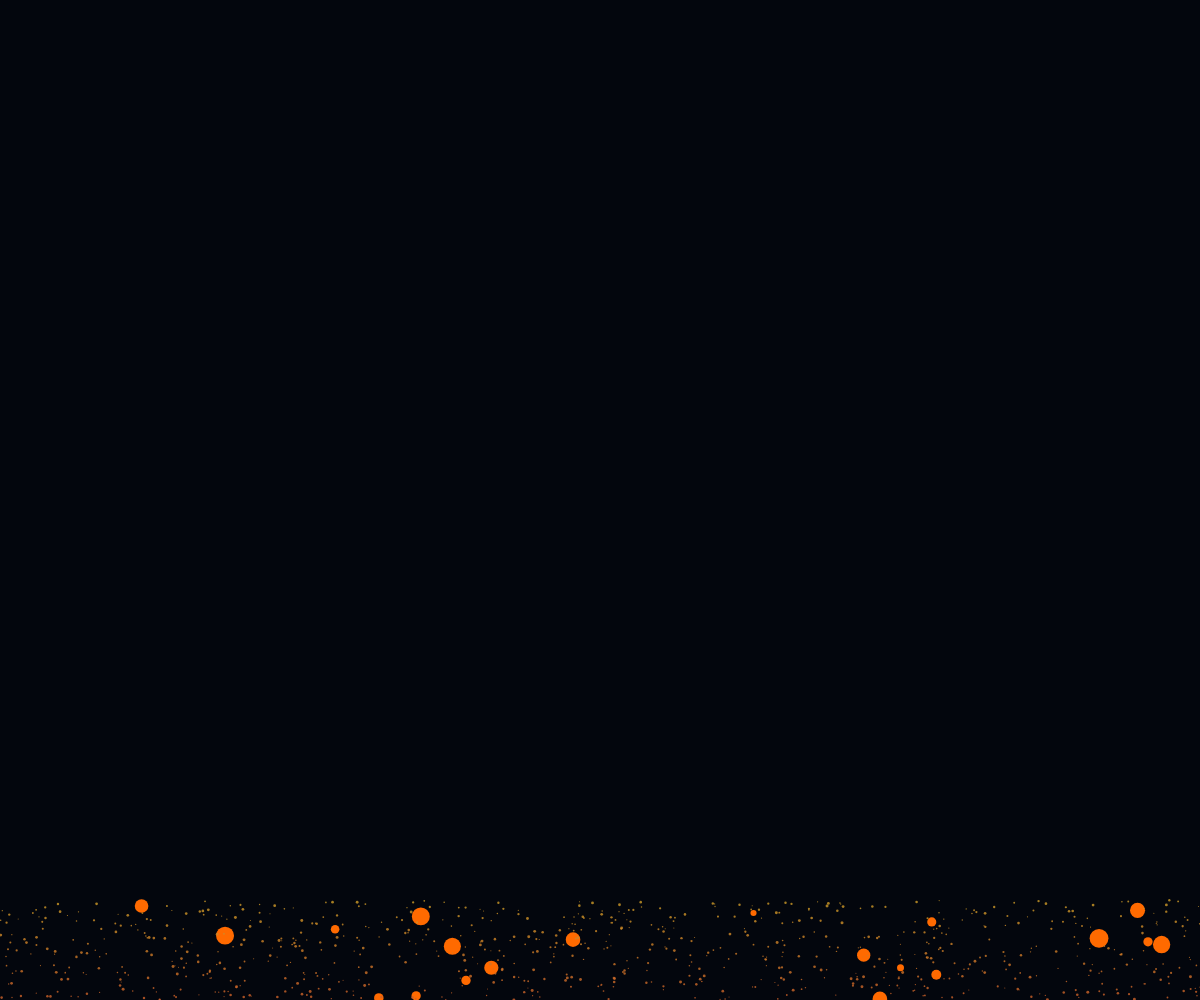
Frame 1 (no input)
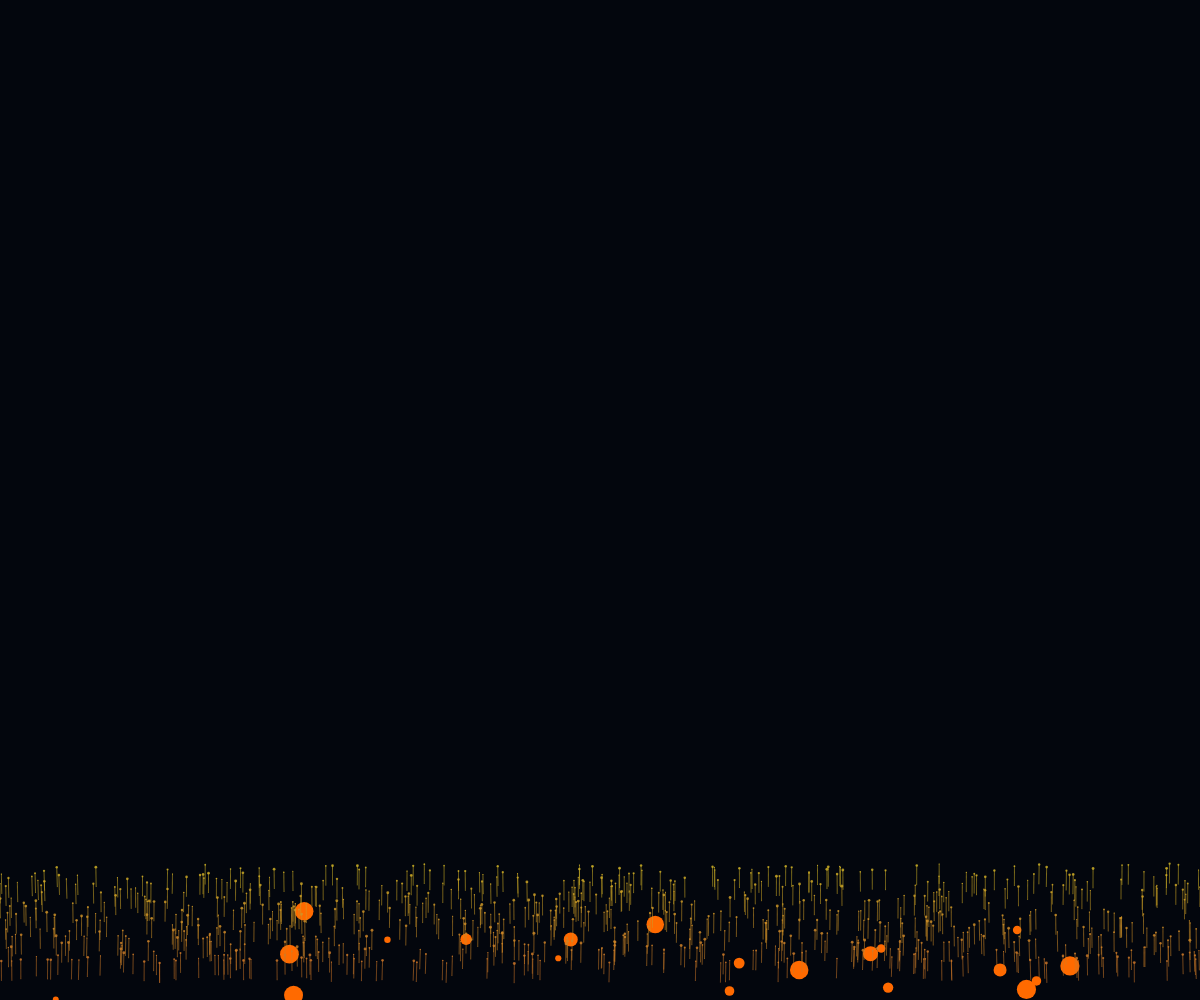
Frame 60 (no input)
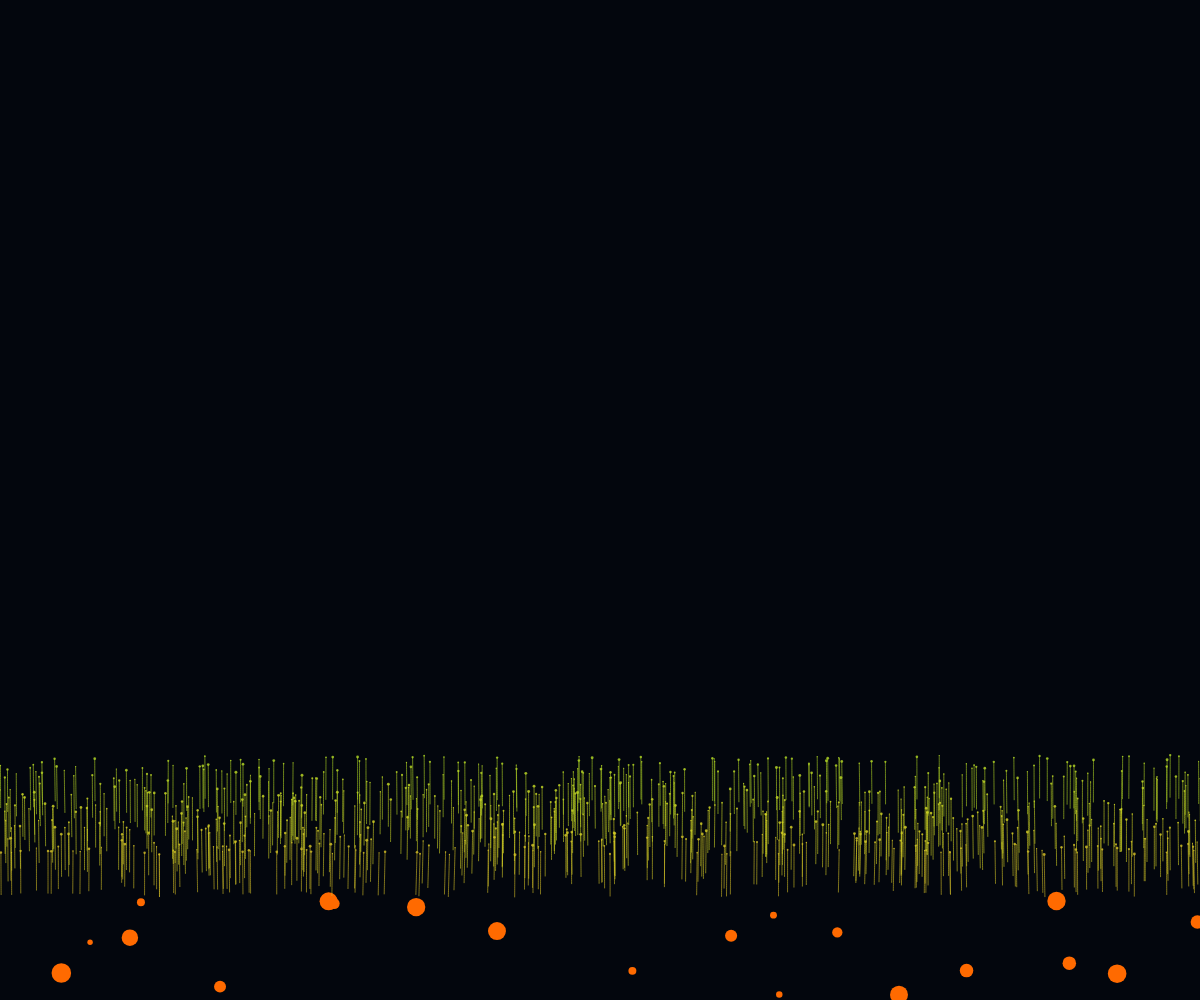
Frame 120 (the mouse pressed at the canvas centre since frame 60)

The p5.js sketch that drew these frames (run headless with seeded random() and noise() and a simulated clock; from frame 60 on, the mouse is pressed at the canvas centre):

// p5.js sketch
// ── sketch.js
// A flickering campfire burning low at the bottom, emitting warm orange and yellow sparks
// that drift upward into a darkening midnight sky, forming constellations as they cool

const PARTICLE_COUNT = 800;
const FIRE_HEIGHT = 100;
const GRAVITY = 0.02;
const WIND_STRENGTH = 0.003;
const SPARK_LIFETIME = 300;

let particles = [];
let bgColor;
let fireColor;

function setup() {
  createCanvas(windowWidth, windowHeight);
  colorMode(HSB, 360, 100, 100, 1);
  
  // Deep midnight blue sky
  bgColor = color(220, 80, 5, 1);
  
  // Warm fire colors
  fireColor = color(25, 100, 100, 1);
  
  // Initialize particles with random properties
  for (let i = 0; i < PARTICLE_COUNT; i++) {
    particles.push({
      pos: createVector(random(width), height - random(0, FIRE_HEIGHT)),
      vel: createVector(0, 0),
      acc: createVector(0, 0),
      size: random(1, 3),
      lifetime: random(SPARK_LIFETIME * 0.5, SPARK_LIFETIME),
      maxLifetime: SPARK_LIFETIME,
      hue: random(20, 40), // orange to yellow
      saturation: random(80, 100),
      brightness: random(80, 100),
      trail: []
    });
  }
}

function draw() {
  background(bgColor);
  
  // Draw fire at bottom
  noStroke();
  fill(fireColor);
  for (let i = 0; i < 20; i++) {
    let x = random(width);
    let y = height - random(0, FIRE_HEIGHT);
    let r = random(5, 20);
    ellipse(x, y, r, r);
  }
  
  // Update and display particles
  for (let i = 0; i < particles.length; i++) {
    let p = particles[i];
    
    // Add some noise to movement
    let noiseX = noise(p.pos.x * 0.01, p.pos.y * 0.01, frameCount * 0.01) - 0.5;
    let noiseY = noise(p.pos.x * 0.01, p.pos.y * 0.01, frameCount * 0.01 + 1000) - 0.5;
    
    // Apply forces
    p.acc.x += noiseX * WIND_STRENGTH;
    p.acc.y -= GRAVITY;
    
    // Update velocity and position
    p.vel.add(p.acc);
    p.pos.add(p.vel);
    
    // Reset acceleration
    p.acc.mult(0);
    
    // Age the particle
    p.lifetime--;
    
    // Add current position to trail
    p.trail.push(createVector(p.pos.x, p.pos.y));
    
    // Limit trail length
    if (p.trail.length > 20) {
      p.trail.shift();
    }
    
    // Reset particle if it dies or goes off screen
    if (p.lifetime <= 0 || p.pos.y < -50) {
      p.pos.set(random(width), height - random(0, FIRE_HEIGHT));
      p.vel.mult(0);
      p.lifetime = p.maxLifetime;
      p.trail = [];
      p.hue = random(20, 40); // Reset to warm orange/yellow
    }
    
    // Color transition from warm to cool as particle rises
    let t = map(p.pos.y, height, 0, 0, 1);
    t = constrain(t, 0, 1);
    let newHue = lerp(20, 240, t); // Warm orange to cool blue
    let newSat = lerp(80, 90, t);
    let newBright = lerp(80, 95, t);
    
    // Draw trail
    noFill();
    stroke(newHue, newSat, newBright, 0.6);
    strokeWeight(1);
    beginShape();
    for (let pos of p.trail) {
      vertex(pos.x, pos.y);
    }
    endShape();
    
    // Draw particle
    fill(newHue, newSat, newBright, 0.8);
    noStroke();
    ellipse(p.pos.x, p.pos.y, p.size, p.size);
  }
}

function windowResized() {
  resizeCanvas(windowWidth, windowHeight);
}
